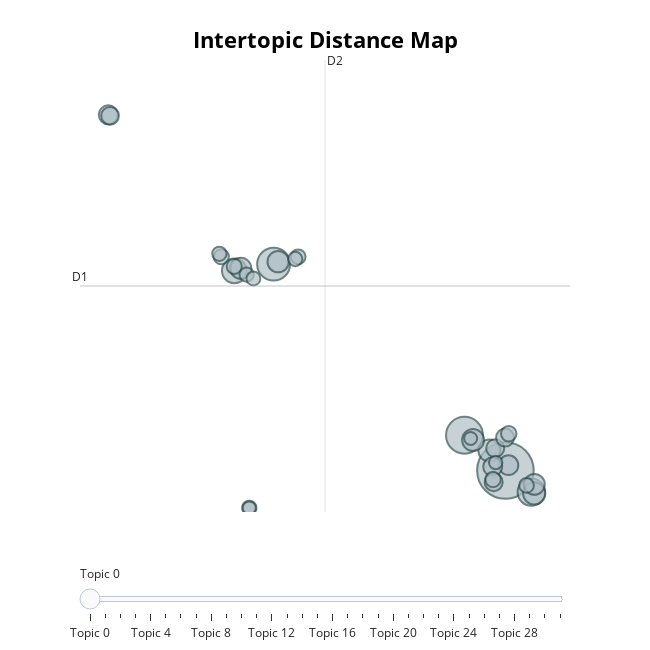

The notebook cell this image was saved under:
### Code cell
# Visualize topics (without time)
topic_model.visualize_topics()

### Figure 1 — Plotly figure (JSON) as saved in the notebook; plotly's stock layout.template omitted (floating-point values rounded to 4 significant figures)
{"data": [{"customdata": [[0, "fero | do | os | manus | pectus", 266], [1, "deus | homo | dico | christus | omnis", 113], [2, "romanus | bellum | urbs | rex | mille", 90], [3, "res | publicus | omnis | homo | video", 62], [4, "romanus | consul | hostis | bellum | castrum", 51], [5, "scribo | littera | scr | res | cicero", 41], [6, "bonus | animus | malus | omnis | nihil", 40], [7, "deus | dico | dominus | facio | homo", 40], [8, "periocha | livy | consul | livi | urbe", 38], [9, "romanus | bellum | miles | res | rex", 37], [10, "dico | orator | verbum | genus | res", 36], [11, "pars | habeo | uti | facio | aqua", 32], [12, "ulpianus | paulus | debeo | actio | 43", 30], [13, "voco | oppidum | mare | dico | nomen", 30], [14, "facio | hercules | scio | volo1 | do", 27], [15, "pater | filius | inquam | dico | facio", 27], [16, "plinius | val | multus | suo | princeps", 27], [17, "heres | legatus | ulpianus | sab | debeo", 26], [18, "inquam | psyche | manus | tunc | trimalchio", 20], [19, "noster | vester | theodericus | video | cognosco", 20], [20, "quidam | multus | omnis | miles | princeps", 19], [21, "quidam | quoque | senatus | imperium | augustus", 19], [22, "natura | dico | voluptas | omnis | video", 18], [23, "rex | episcopus | sancio | verus | basilica", 18], [24, "kalendae | conss | praeficio | do | aulus", 17], [25, "castrum | caesar | caesaris | legio | hostis", 17], [26, "dico | verbum | scribo | inquam | liber", 17], [27, "rex | ind | annus | episcopus | omnis", 17], [28, "rex | filius | interfacio | atheniensis | venio", 16], [29, "terra | corpus | natura | sol | omnis", 15], [30, "dico | annus | nomen | filius | dei", 14], [31, "imperator | conss | aulus | constantinopoli | centum", 14]], "hovertemplate": "<b>Topic %{customdata[0]}</b><br>%{customdata[1]}<br>Size: %{customdata[2]}", "legendgroup": "", "marker": {"color": "#B0BEC5", "line": {"color": "DarkSlateGrey", "width": 2}, "size": [266, 113, 90, 62, 51, 41, 40, 40, 38, 37, 36, 32, 30, 30, 27, 27, 27, 26, 20, 20, 19, 19, 18, 18, 17, 17, 17, 17, 16, 15, 14, 14], "sizemode": "area", "sizeref": 0.1663, "symbol": "circle"}, "mode": "markers", "name": "", "orientation": "v", "showlegend": false, "type": "scatter", "x": [7.352, 5.909, -0.8237, 8.264, -2.209, 8.368, 6.784, 6.212, -0.6648, -1.983, 8.374, 7.461, -6.655, 6.905, 6.938, 6.992, 7.342, -6.593, 6.915, 7.468, -2.213, -2.67, 8.097, 0.043, -1.683, -1.776, -2.738, -0.06166, -1.537, 7.009, 6.127, -1.682], "xaxis": "x", "y": [0.6695, 3.043, 14.58, -0.7885, 14.13, -0.8755, 2.012, 2.72, 14.75, 14.3, -0.2637, 1.028, 24.65, 0.9284, -0.1178, 2.168, 2.889, 24.58, 0.06657, 3.15, 14.42, 15.08, -0.3384, 15.08, -1.851, 13.88, 15.28, 14.93, 13.62, 1.205, 2.83, -1.851], "yaxis": "y"}], "layout": {"annotations": [{"showarrow": false, "text": "D1", "x": -7.654, "y": 13.11, "yshift": 10}, {"showarrow": false, "text": "D2", "x": 0.9884, "xshift": 10, "y": 28.34}], "height": 650, "hoverlabel": {"bgcolor": "white", "font": {"family": "Rockwell", "size": 16}}, "legend": {"itemsizing": "constant", "tracegroupgap": 0}, "margin": {"t": 60}, "shapes": [{"line": {"color": "#CFD8DC", "width": 2}, "type": "line", "x0": 0.9884, "x1": 0.9884, "y0": -2.129, "y1": 28.34}, {"line": {"color": "#9E9E9E", "width": 2}, "type": "line", "x0": -7.654, "x1": 9.63, "y0": 13.11, "y1": 13.11}], "sliders": [{"active": 0, "pad": {"t": 50}, "steps": [{"args": [{"marker.color": [["red", "#B0BEC5", "#B0BEC5", "#B0BEC5", "#B0BEC5", "#B0BEC5", "#B0BEC5", "#B0BEC5", "#B0BEC5", "#B0BEC5", "#B0BEC5", "#B0BEC5", "#B0BEC5", "#B0BEC5", "#B0BEC5", "#B0BEC5", "#B0BEC5", "#B0BEC5", "#B0BEC5", "#B0BEC5", "#B0BEC5", "#B0BEC5", "#B0BEC5", "#B0BEC5", "#B0BEC5", "#B0BEC5", "#B0BEC5", "#B0BEC5", "#B0BEC5", "#B0BEC5", "#B0BEC5", "#B0BEC5"]]}], "label": "Topic 0", "method": "update"}, {"args": [{"marker.color": [["#B0BEC5", "red", "#B0BEC5", "#B0BEC5", "#B0BEC5", "#B0BEC5", "#B0BEC5", "#B0BEC5", "#B0BEC5", "#B0BEC5", "#B0BEC5", "#B0BEC5", "#B0BEC5", "#B0BEC5", "#B0BEC5", "#B0BEC5", "#B0BEC5", "#B0BEC5", "#B0BEC5", "#B0BEC5", "#B0BEC5", "#B0BEC5", "#B0BEC5", "#B0BEC5", "#B0BEC5", "#B0BEC5", "#B0BEC5", "#B0BEC5", "#B0BEC5", "#B0BEC5", "#B0BEC5", "#B0BEC5"]]}], "label": "Topic 1", "method": "update"}, {"args": [{"marker.color": [["#B0BEC5", "#B0BEC5", "red", "#B0BEC5", "#B0BEC5", "#B0BEC5", "#B0BEC5", "#B0BEC5", "#B0BEC5", "#B0BEC5", "#B0BEC5", "#B0BEC5", "#B0BEC5", "#B0BEC5", "#B0BEC5", "#B0BEC5", "#B0BEC5", "#B0BEC5", "#B0BEC5", "#B0BEC5", "#B0BEC5", "#B0BEC5", "#B0BEC5", "#B0BEC5", "#B0BEC5", "#B0BEC5", "#B0BEC5", "#B0BEC5", "#B0BEC5", "#B0BEC5", "#B0BEC5", "#B0BEC5"]]}], "label": "Topic 2", "method": "update"}, {"args": [{"marker.color": [["#B0BEC5", "#B0BEC5", "#B0BEC5", "red", "#B0BEC5", "#B0BEC5", "#B0BEC5", "#B0BEC5", "#B0BEC5", "#B0BEC5", "#B0BEC5", "#B0BEC5", "#B0BEC5", "#B0BEC5", "#B0BEC5", "#B0BEC5", "#B0BEC5", "#B0BEC5", "#B0BEC5", "#B0BEC5", "#B0BEC5", "#B0BEC5", "#B0BEC5", "#B0BEC5", "#B0BEC5", "#B0BEC5", "#B0BEC5", "#B0BEC5", "#B0BEC5", "#B0BEC5", "#B0BEC5", "#B0BEC5"]]}], "label": "Topic 3", "method": "update"}, {"args": [{"marker.color": [["#B0BEC5", "#B0BEC5", "#B0BEC5", "#B0BEC5", "red", "#B0BEC5", "#B0BEC5", "#B0BEC5", "#B0BEC5", "#B0BEC5", "#B0BEC5", "#B0BEC5", "#B0BEC5", "#B0BEC5", "#B0BEC5", "#B0BEC5", "#B0BEC5", "#B0BEC5", "#B0BEC5", "#B0BEC5", "#B0BEC5", "#B0BEC5", "#B0BEC5", "#B0BEC5", "#B0BEC5", "#B0BEC5", "#B0BEC5", "#B0BEC5", "#B0BEC5", "#B0BEC5", "#B0BEC5", "#B0BEC5"]]}], "label": "Topic 4", "method": "update"}, {"args": [{"marker.color": [["#B0BEC5", "#B0BEC5", "#B0BEC5", "#B0BEC5", "#B0BEC5", "red", "#B0BEC5", "#B0BEC5", "#B0BEC5", "#B0BEC5", "#B0BEC5", "#B0BEC5", "#B0BEC5", "#B0BEC5", "#B0BEC5", "#B0BEC5", "#B0BEC5", "#B0BEC5", "#B0BEC5", "#B0BEC5", "#B0BEC5", "#B0BEC5", "#B0BEC5", "#B0BEC5", "#B0BEC5", "#B0BEC5", "#B0BEC5", "#B0BEC5", "#B0BEC5", "#B0BEC5", "#B0BEC5", "#B0BEC5"]]}], "label": "Topic 5", "method": "update"}, {"args": [{"marker.color": [["#B0BEC5", "#B0BEC5", "#B0BEC5", "#B0BEC5", "#B0BEC5", "#B0BEC5", "red", "#B0BEC5", "#B0BEC5", "#B0BEC5", "#B0BEC5", "#B0BEC5", "#B0BEC5", "#B0BEC5", "#B0BEC5", "#B0BEC5", "#B0BEC5", "#B0BEC5", "#B0BEC5", "#B0BEC5", "#B0BEC5", "#B0BEC5", "#B0BEC5", "#B0BEC5", "#B0BEC5", "#B0BEC5", "#B0BEC5", "#B0BEC5", "#B0BEC5", "#B0BEC5", "#B0BEC5", "#B0BEC5"]]}], "label": "Topic 6", "method": "update"}, {"args": [{"marker.color": [["#B0BEC5", "#B0BEC5", "#B0BEC5", "#B0BEC5", "#B0BEC5", "#B0BEC5", "#B0BEC5", "red", "#B0BEC5", "#B0BEC5", "#B0BEC5", "#B0BEC5", "#B0BEC5", "#B0BEC5", "#B0BEC5", "#B0BEC5", "#B0BEC5", "#B0BEC5", "#B0BEC5", "#B0BEC5", "#B0BEC5", "#B0BEC5", "#B0BEC5", "#B0BEC5", "#B0BEC5", "#B0BEC5", "#B0BEC5", "#B0BEC5", "#B0BEC5", "#B0BEC5", "#B0BEC5", "#B0BEC5"]]}], "label": "Topic 7", "method": "update"}, {"args": [{"marker.color": [["#B0BEC5", "#B0BEC5", "#B0BEC5", "#B0BEC5", "#B0BEC5", "#B0BEC5", "#B0BEC5", "#B0BEC5", "red", "#B0BEC5", "#B0BEC5", "#B0BEC5", "#B0BEC5", "#B0BEC5", "#B0BEC5", "#B0BEC5", "#B0BEC5", "#B0BEC5", "#B0BEC5", "#B0BEC5", "#B0BEC5", "#B0BEC5", "#B0BEC5", "#B0BEC5", "#B0BEC5", "#B0BEC5", "#B0BEC5", "#B0BEC5", "#B0BEC5", "#B0BEC5", "#B0BEC5", "#B0BEC5"]]}], "label": "Topic 8", "method": "update"}, {"args": [{"marker.color": [["#B0BEC5", "#B0BEC5", "#B0BEC5", "#B0BEC5", "#B0BEC5", "#B0BEC5", "#B0BEC5", "#B0BEC5", "#B0BEC5", "red", "#B0BEC5", "#B0BEC5", "#B0BEC5", "#B0BEC5", "#B0BEC5", "#B0BEC5", "#B0BEC5", "#B0BEC5", "#B0BEC5", "#B0BEC5", "#B0BEC5", "#B0BEC5", "#B0BEC5", "#B0BEC5", "#B0BEC5", "#B0BEC5", "#B0BEC5", "#B0BEC5", "#B0BEC5", "#B0BEC5", "#B0BEC5", "#B0BEC5"]]}], "label": "Topic 9", "method": "update"}, {"args": [{"marker.color": [["#B0BEC5", "#B0BEC5", "#B0BEC5", "#B0BEC5", "#B0BEC5", "#B0BEC5", "#B0BEC5", "#B0BEC5", "#B0BEC5", "#B0BEC5", "red", "#B0BEC5", "#B0BEC5", "#B0BEC5", "#B0BEC5", "#B0BEC5", "#B0BEC5", "#B0BEC5", "#B0BEC5", "#B0BEC5", "#B0BEC5", "#B0BEC5", "#B0BEC5", "#B0BEC5", "#B0BEC5", "#B0BEC5", "#B0BEC5", "#B0BEC5", "#B0BEC5", "#B0BEC5", "#B0BEC5", "#B0BEC5"]]}], "label": "Topic 10", "method": "update"}, {"args": [{"marker.color": [["#B0BEC5", "#B0BEC5", "#B0BEC5", "#B0BEC5", "#B0BEC5", "#B0BEC5", "#B0BEC5", "#B0BEC5", "#B0BEC5", "#B0BEC5", "#B0BEC5", "red", "#B0BEC5", "#B0BEC5", "#B0BEC5", "#B0BEC5", "#B0BEC5", "#B0BEC5", "#B0BEC5", "#B0BEC5", "#B0BEC5", "#B0BEC5", "#B0BEC5", "#B0BEC5", "#B0BEC5", "#B0BEC5", "#B0BEC5", "#B0BEC5", "#B0BEC5", "#B0BEC5", "#B0BEC5", "#B0BEC5"]]}], "label": "Topic 11", "method": "update"}, {"args": [{"marker.color": [["#B0BEC5", "#B0BEC5", "#B0BEC5", "#B0BEC5", "#B0BEC5", "#B0BEC5", "#B0BEC5", "#B0BEC5", "#B0BEC5", "#B0BEC5", "#B0BEC5", "#B0BEC5", "red", "#B0BEC5", "#B0BEC5", "#B0BEC5", "#B0BEC5", "#B0BEC5", "#B0BEC5", "#B0BEC5", "#B0BEC5", "#B0BEC5", "#B0BEC5", "#B0BEC5", "#B0BEC5", "#B0BEC5", "#B0BEC5", "#B0BEC5", "#B0BEC5", "#B0BEC5", "#B0BEC5", "#B0BEC5"]]}], "label": "Topic 12", "method": "update"}, {"args": [{"marker.color": [["#B0BEC5", "#B0BEC5", "#B0BEC5", "#B0BEC5", "#B0BEC5", "#B0BEC5", "#B0BEC5", "#B0BEC5", "#B0BEC5", "#B0BEC5", "#B0BEC5", "#B0BEC5", "#B0BEC5", "red", "#B0BEC5", "#B0BEC5", "#B0BEC5", "#B0BEC5", "#B0BEC5", "#B0BEC5", "#B0BEC5", "#B0BEC5", "#B0BEC5", "#B0BEC5", "#B0BEC5", "#B0BEC5", "#B0BEC5", "#B0BEC5", "#B0BEC5", "#B0BEC5", "#B0BEC5", "#B0BEC5"]]}], "label": "Topic 13", "method": "update"}, {"args": [{"marker.color": [["#B0BEC5", "#B0BEC5", "#B0BEC5", "#B0BEC5", "#B0BEC5", "#B0BEC5", "#B0BEC5", "#B0BEC5", "#B0BEC5", "#B0BEC5", "#B0BEC5", "#B0BEC5", "#B0BEC5", "#B0BEC5", "red", "#B0BEC5", "#B0BEC5", "#B0BEC5", "#B0BEC5", "#B0BEC5", "#B0BEC5", "#B0BEC5", "#B0BEC5", "#B0BEC5", "#B0BEC5", "#B0BEC5", "#B0BEC5", "#B0BEC5", "#B0BEC5", "#B0BEC5", "#B0BEC5", "#B0BEC5"]]}], "label": "Topic 14", "method": "update"}, {"args": [{"marker.color": [["#B0BEC5", "#B0BEC5", "#B0BEC5", "#B0BEC5", "#B0BEC5", "#B0BEC5", "#B0BEC5", "#B0BEC5", "#B0BEC5", "#B0BEC5", "#B0BEC5", "#B0BEC5", "#B0BEC5", "#B0BEC5", "#B0BEC5", "red", "#B0BEC5", "#B0BEC5", "#B0BEC5", "#B0BEC5", "#B0BEC5", "#B0BEC5", "#B0BEC5", "#B0BEC5", "#B0BEC5", "#B0BEC5", "#B0BEC5", "#B0BEC5", "#B0BEC5", "#B0BEC5", "#B0BEC5", "#B0BEC5"]]}], "label": "Topic 15", "method": "update"}, {"args": [{"marker.color": [["#B0BEC5", "#B0BEC5", "#B0BEC5", "#B0BEC5", "#B0BEC5", "#B0BEC5", "#B0BEC5", "#B0BEC5", "#B0BEC5", "#B0BEC5", "#B0BEC5", "#B0BEC5", "#B0BEC5", "#B0BEC5", "#B0BEC5", "#B0BEC5", "red", "#B0BEC5", "#B0BEC5", "#B0BEC5", "#B0BEC5", "#B0BEC5", "#B0BEC5", "#B0BEC5", "#B0BEC5", "#B0BEC5", "#B0BEC5", "#B0BEC5", "#B0BEC5", "#B0BEC5", "#B0BEC5", "#B0BEC5"]]}], "label": "Topic 16", "method": "update"}, {"args": [{"marker.color": [["#B0BEC5", "#B0BEC5", "#B0BEC5", "#B0BEC5", "#B0BEC5", "#B0BEC5", "#B0BEC5", "#B0BEC5", "#B0BEC5", "#B0BEC5", "#B0BEC5", "#B0BEC5", "#B0BEC5", "#B0BEC5", "#B0BEC5", "#B0BEC5", "#B0BEC5", "red", "#B0BEC5", "#B0BEC5", "#B0BEC5", "#B0BEC5", "#B0BEC5", "#B0BEC5", "#B0BEC5", "#B0BEC5", "#B0BEC5", "#B0BEC5", "#B0BEC5", "#B0BEC5", "#B0BEC5", "#B0BEC5"]]}], "label": "Topic 17", "method": "update"}, {"args": [{"marker.color": [["#B0BEC5", "#B0BEC5", "#B0BEC5", "#B0BEC5", "#B0BEC5", "#B0BEC5", "#B0BEC5", "#B0BEC5", "#B0BEC5", "#B0BEC5", "#B0BEC5", "#B0BEC5", "#B0BEC5", "#B0BEC5", "#B0BEC5", "#B0BEC5", "#B0BEC5", "#B0BEC5", "red", "#B0BEC5", "#B0BEC5", "#B0BEC5", "#B0BEC5", "#B0BEC5", "#B0BEC5", "#B0BEC5", "#B0BEC5", "#B0BEC5", "#B0BEC5", "#B0BEC5", "#B0BEC5", "#B0BEC5"]]}], "label": "Topic 18", "method": "update"}, {"args": [{"marker.color": [["#B0BEC5", "#B0BEC5", "#B0BEC5", "#B0BEC5", "#B0BEC5", "#B0BEC5", "#B0BEC5", "#B0BEC5", "#B0BEC5", "#B0BEC5", "#B0BEC5", "#B0BEC5", "#B0BEC5", "#B0BEC5", "#B0BEC5", "#B0BEC5", "#B0BEC5", "#B0BEC5", "#B0BEC5", "red", "#B0BEC5", "#B0BEC5", "#B0BEC5", "#B0BEC5", "#B0BEC5", "#B0BEC5", "#B0BEC5", "#B0BEC5", "#B0BEC5", "#B0BEC5", "#B0BEC5", "#B0BEC5"]]}], "label": "Topic 19", "method": "update"}, {"args": [{"marker.color": [["#B0BEC5", "#B0BEC5", "#B0BEC5", "#B0BEC5", "#B0BEC5", "#B0BEC5", "#B0BEC5", "#B0BEC5", "#B0BEC5", "#B0BEC5", "#B0BEC5", "#B0BEC5", "#B0BEC5", "#B0BEC5", "#B0BEC5", "#B0BEC5", "#B0BEC5", "#B0BEC5", "#B0BEC5", "#B0BEC5", "red", "#B0BEC5", "#B0BEC5", "#B0BEC5", "#B0BEC5", "#B0BEC5", "#B0BEC5", "#B0BEC5", "#B0BEC5", "#B0BEC5", "#B0BEC5", "#B0BEC5"]]}], "label": "Topic 20", "method": "update"}, {"args": [{"marker.color": [["#B0BEC5", "#B0BEC5", "#B0BEC5", "#B0BEC5", "#B0BEC5", "#B0BEC5", "#B0BEC5", "#B0BEC5", "#B0BEC5", "#B0BEC5", "#B0BEC5", "#B0BEC5", "#B0BEC5", "#B0BEC5", "#B0BEC5", "#B0BEC5", "#B0BEC5", "#B0BEC5", "#B0BEC5", "#B0BEC5", "#B0BEC5", "red", "#B0BEC5", "#B0BEC5", "#B0BEC5", "#B0BEC5", "#B0BEC5", "#B0BEC5", "#B0BEC5", "#B0BEC5", "#B0BEC5", "#B0BEC5"]]}], "label": "Topic 21", "method": "update"}, {"args": [{"marker.color": [["#B0BEC5", "#B0BEC5", "#B0BEC5", "#B0BEC5", "#B0BEC5", "#B0BEC5", "#B0BEC5", "#B0BEC5", "#B0BEC5", "#B0BEC5", "#B0BEC5", "#B0BEC5", "#B0BEC5", "#B0BEC5", "#B0BEC5", "#B0BEC5", "#B0BEC5", "#B0BEC5", "#B0BEC5", "#B0BEC5", "#B0BEC5", "#B0BEC5", "red", "#B0BEC5", "#B0BEC5", "#B0BEC5", "#B0BEC5", "#B0BEC5", "#B0BEC5", "#B0BEC5", "#B0BEC5", "#B0BEC5"]]}], "label": "Topic 22", "method": "update"}, {"args": [{"marker.color": [["#B0BEC5", "#B0BEC5", "#B0BEC5", "#B0BEC5", "#B0BEC5", "#B0BEC5", "#B0BEC5", "#B0BEC5", "#B0BEC5", "#B0BEC5", "#B0BEC5", "#B0BEC5", "#B0BEC5", "#B0BEC5", "#B0BEC5", "#B0BEC5", "#B0BEC5", "#B0BEC5", "#B0BEC5", "#B0BEC5", "#B0BEC5", "#B0BEC5", "#B0BEC5", "red", "#B0BEC5", "#B0BEC5", "#B0BEC5", "#B0BEC5", "#B0BEC5", "#B0BEC5", "#B0BEC5", "#B0BEC5"]]}], "label": "Topic 23", "method": "update"}, {"args": [{"marker.color": [["#B0BEC5", "#B0BEC5", "#B0BEC5", "#B0BEC5", "#B0BEC5", "#B0BEC5", "#B0BEC5", "#B0BEC5", "#B0BEC5", "#B0BEC5", "#B0BEC5", "#B0BEC5", "#B0BEC5", "#B0BEC5", "#B0BEC5", "#B0BEC5", "#B0BEC5", "#B0BEC5", "#B0BEC5", "#B0BEC5", "#B0BEC5", "#B0BEC5", "#B0BEC5", "#B0BEC5", "red", "#B0BEC5", "#B0BEC5", "#B0BEC5", "#B0BEC5", "#B0BEC5", "#B0BEC5", "#B0BEC5"]]}], "label": "Topic 24", "method": "update"}, {"args": [{"marker.color": [["#B0BEC5", "#B0BEC5", "#B0BEC5", "#B0BEC5", "#B0BEC5", "#B0BEC5", "#B0BEC5", "#B0BEC5", "#B0BEC5", "#B0BEC5", "#B0BEC5", "#B0BEC5", "#B0BEC5", "#B0BEC5", "#B0BEC5", "#B0BEC5", "#B0BEC5", "#B0BEC5", "#B0BEC5", "#B0BEC5", "#B0BEC5", "#B0BEC5", "#B0BEC5", "#B0BEC5", "#B0BEC5", "red", "#B0BEC5", "#B0BEC5", "#B0BEC5", "#B0BEC5", "#B0BEC5", "#B0BEC5"]]}], "label": "Topic 25", "method": "update"}, {"args": [{"marker.color": [["#B0BEC5", "#B0BEC5", "#B0BEC5", "#B0BEC5", "#B0BEC5", "#B0BEC5", "#B0BEC5", "#B0BEC5", "#B0BEC5", "#B0BEC5", "#B0BEC5", "#B0BEC5", "#B0BEC5", "#B0BEC5", "#B0BEC5", "#B0BEC5", "#B0BEC5", "#B0BEC5", "#B0BEC5", "#B0BEC5", "#B0BEC5", "#B0BEC5", "#B0BEC5", "#B0BEC5", "#B0BEC5", "#B0BEC5", "red", "#B0BEC5", "#B0BEC5", "#B0BEC5", "#B0BEC5", "#B0BEC5"]]}], "label": "Topic 26", "method": "update"}, {"args": [{"marker.color": [["#B0BEC5", "#B0BEC5", "#B0BEC5", "#B0BEC5", "#B0BEC5", "#B0BEC5", "#B0BEC5", "#B0BEC5", "#B0BEC5", "#B0BEC5", "#B0BEC5", "#B0BEC5", "#B0BEC5", "#B0BEC5", "#B0BEC5", "#B0BEC5", "#B0BEC5", "#B0BEC5", "#B0BEC5", "#B0BEC5", "#B0BEC5", "#B0BEC5", "#B0BEC5", "#B0BEC5", "#B0BEC5", "#B0BEC5", "#B0BEC5", "red", "#B0BEC5", "#B0BEC5", "#B0BEC5", "#B0BEC5"]]}], "label": "Topic 27", "method": "update"}, {"args": [{"marker.color": [["#B0BEC5", "#B0BEC5", "#B0BEC5", "#B0BEC5", "#B0BEC5", "#B0BEC5", "#B0BEC5", "#B0BEC5", "#B0BEC5", "#B0BEC5", "#B0BEC5", "#B0BEC5", "#B0BEC5", "#B0BEC5", "#B0BEC5", "#B0BEC5", "#B0BEC5", "#B0BEC5", "#B0BEC5", "#B0BEC5", "#B0BEC5", "#B0BEC5", "#B0BEC5", "#B0BEC5", "#B0BEC5", "#B0BEC5", "#B0BEC5", "#B0BEC5", "red", "#B0BEC5", "#B0BEC5", "#B0BEC5"]]}], "label": "Topic 28", "method": "update"}, {"args": [{"marker.color": [["#B0BEC5", "#B0BEC5", "#B0BEC5", "#B0BEC5", "#B0BEC5", "#B0BEC5", "#B0BEC5", "#B0BEC5", "#B0BEC5", "#B0BEC5", "#B0BEC5", "#B0BEC5", "#B0BEC5", "#B0BEC5", "#B0BEC5", "#B0BEC5", "#B0BEC5", "#B0BEC5", "#B0BEC5", "#B0BEC5", "#B0BEC5", "#B0BEC5", "#B0BEC5", "#B0BEC5", "#B0BEC5", "#B0BEC5", "#B0BEC5", "#B0BEC5", "#B0BEC5", "red", "#B0BEC5", "#B0BEC5"]]}], "label": "Topic 29", "method": "update"}, {"args": [{"marker.color": [["#B0BEC5", "#B0BEC5", "#B0BEC5", "#B0BEC5", "#B0BEC5", "#B0BEC5", "#B0BEC5", "#B0BEC5", "#B0BEC5", "#B0BEC5", "#B0BEC5", "#B0BEC5", "#B0BEC5", "#B0BEC5", "#B0BEC5", "#B0BEC5", "#B0BEC5", "#B0BEC5", "#B0BEC5", "#B0BEC5", "#B0BEC5", "#B0BEC5", "#B0BEC5", "#B0BEC5", "#B0BEC5", "#B0BEC5", "#B0BEC5", "#B0BEC5", "#B0BEC5", "#B0BEC5", "red", "#B0BEC5"]]}], "label": "Topic 30", "method": "update"}, {"args": [{"marker.color": [["#B0BEC5", "#B0BEC5", "#B0BEC5", "#B0BEC5", "#B0BEC5", "#B0BEC5", "#B0BEC5", "#B0BEC5", "#B0BEC5", "#B0BEC5", "#B0BEC5", "#B0BEC5", "#B0BEC5", "#B0BEC5", "#B0BEC5", "#B0BEC5", "#B0BEC5", "#B0BEC5", "#B0BEC5", "#B0BEC5", "#B0BEC5", "#B0BEC5", "#B0BEC5", "#B0BEC5", "#B0BEC5", "#B0BEC5", "#B0BEC5", "#B0BEC5", "#B0BEC5", "#B0BEC5", "#B0BEC5", "red"]]}], "label": "Topic 31", "method": "update"}]}], "title": {"font": {"color": "Black", "size": 22}, "text": "<b>Intertopic Distance Map</b>", "x": 0.5, "xanchor": "center", "y": 0.95, "yanchor": "top"}, "width": 650, "xaxis": {"anchor": "y", "domain": [0, 1], "range": [-7.654, 9.63], "title": {"text": ""}, "type": "linear", "visible": false}, "yaxis": {"anchor": "x", "domain": [0, 1], "range": [-2.129, 28.34], "title": {"text": ""}, "type": "linear", "visible": false}}}
